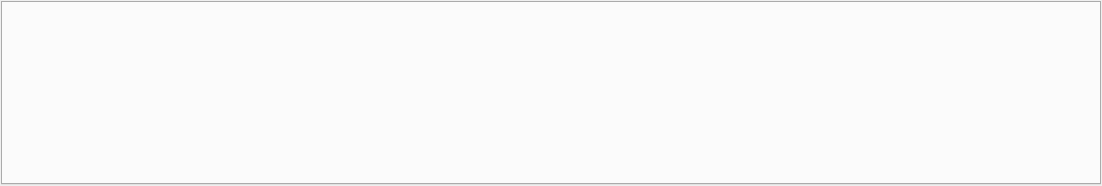
<?xml version="1.0" encoding="UTF-8"?>
<ui version="4.0">
 <class>LogWindow</class>
 <widget class="QMainWindow" name="LogWindow">
  <property name="geometry">
   <rect>
    <x>0</x>
    <y>0</y>
    <width>1102</width>
    <height>186</height>
   </rect>
  </property>
  <property name="windowTitle">
   <string>LogWindow</string>
  </property>
  <widget class="QWidget" name="centralWidget">
   <layout class="QHBoxLayout" name="horizontalLayout">
    <property name="spacing">
     <number>0</number>
    </property>
    <property name="leftMargin">
     <number>1</number>
    </property>
    <property name="topMargin">
     <number>1</number>
    </property>
    <property name="rightMargin">
     <number>1</number>
    </property>
    <property name="bottomMargin">
     <number>1</number>
    </property>
    <item>
     <widget class="QTabWidget" name="tabWidget">
      <property name="currentIndex">
       <number>-1</number>
      </property>
     </widget>
    </item>
   </layout>
  </widget>
 </widget>
 <layoutdefault spacing="6" margin="11"/>
 <resources>
  <include location="../mgdt.qrc"/>
 </resources>
 <connections/>
</ui>
